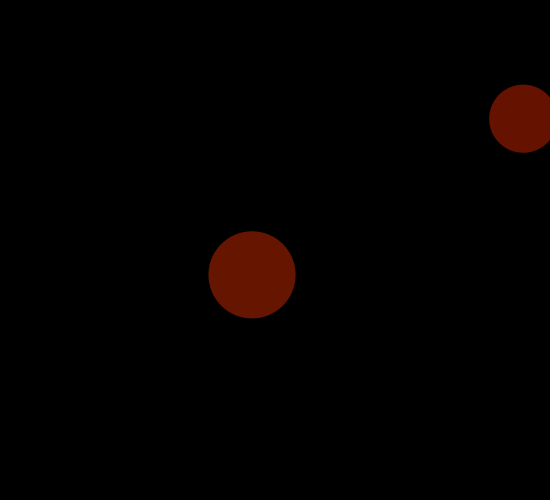
Frame 1 (no input)
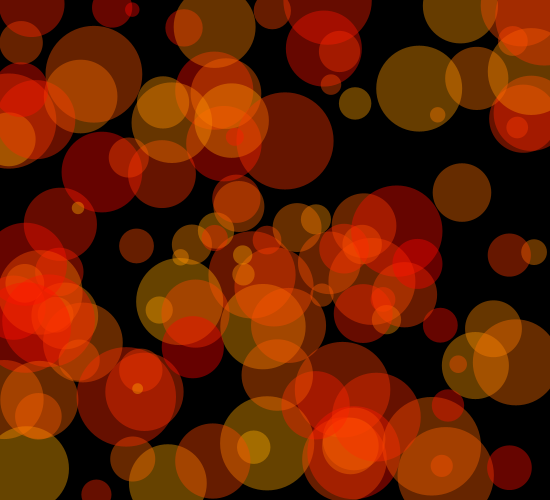
Frame 60 (the mouse pressed at the canvas centre just before this capture)
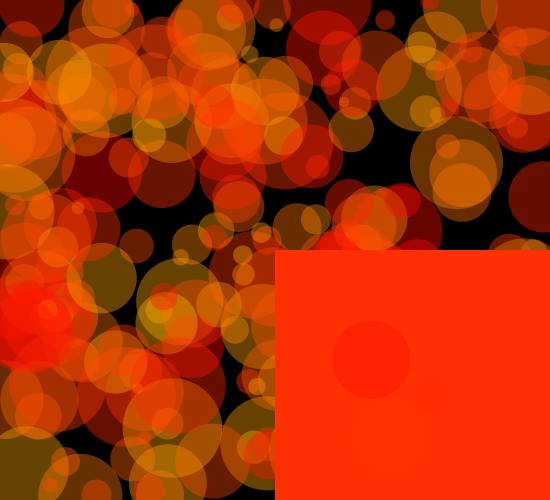
Frame 120 (the mouse held since frame 60 and released just before this capture)

The Processing sketch that drew these frames (run headless with seeded random() and noise(); from frame 60 on, the mouse is pressed at the canvas centre):

// Processing sketch: assignment_3_colorchange_2
// ── assignment_3_colorchange_2.pde
boolean playing = true;
float circles;
int minHue = 0;
int maxHue = 42;

void setup() {
  size(550, 500);
  background(0);
  colorMode(HSB, 360, 1, 1, 1);
}

void draw() {
  circles=random(10, 100);
  noStroke();
  fill(random(minHue, maxHue), 1, 1, 0.40);
  ellipse(random(0, 550), random(0, 500), circles, circles);


  circles=random(10, 100);
  noStroke();
  fill(random(minHue, maxHue), 1, 1, 0.40);
  ellipse(random(0, 550), random(0, 500), circles, circles);

  rect(mouseX, mouseY, pmouseX, pmouseY);
}

void keyPressed() {
  if (playing) {
    loop();
  } else {
    noLoop();
  }

  if (key == '1') {
    minHue = 0;
    maxHue = 42;
  }
  if (key == '2') {
    minHue = 281;
    maxHue = 320;
  }
  if (key == '3') {
    minHue = 189;
    maxHue = 206;
  }
  if (key == 'p') {
    /* if playing, change to false
     * other change to true (playing)
     */
    playing = !playing;
  }
}
